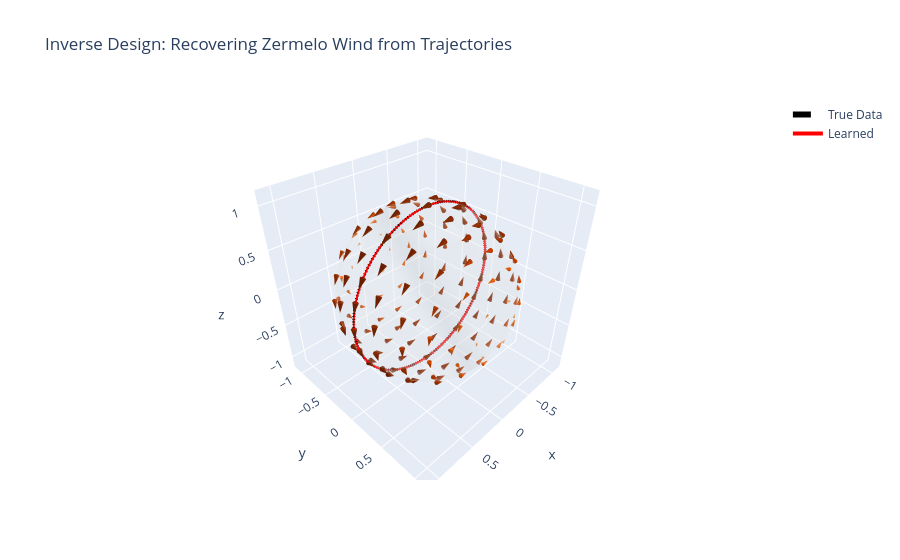

The cell this chart's notebook holds for it:
### Markdown cell above
## 6. Interactive 3D Visualization
We use Plotly to render the true data vs the learned paths, alongside the inferred wind field. Rotate the interactive render to verify that our `w_param` vector successfully induces the expected rotational drift!

### Code cell
learned_metric = make_metric(w_param)
learned_trajs = [
    solver.solve(learned_metric, s, e, n_steps=20) for s, e in zip(starts, ends)
]

fig = go.Figure()
pts, faces = generate_icosphere(radius=1.0, subdivisions=2)

# Plot sphere
fig.add_trace(
    go.Mesh3d(
        x=pts[:, 0],
        y=pts[:, 1],
        z=pts[:, 2],
        i=faces[:, 0],
        j=faces[:, 1],
        k=faces[:, 2],
        color="white",
        opacity=0.2,
        alphahull=0,
    )
)


# Plot Learned Wind
def get_wind(pt):
    H, W, lam = learned_metric.zermelo_data(pt)
    return W


learned_vecs = np.array(jax.vmap(get_wind)(pts))
fig.add_trace(
    go.Cone(
        x=pts[:, 0],
        y=pts[:, 1],
        z=pts[:, 2],
        u=learned_vecs[:, 0],
        v=learned_vecs[:, 1],
        w=learned_vecs[:, 2],
        sizemode="absolute",
        sizeref=0.3,
        colorscale="Oranges",
        showscale=False,
        name="Learned Wind",
    )
)

# Plot True vs Learned Paths
for i, (t_true, t_learn) in enumerate(zip(true_trajs, learned_trajs)):
    fig.add_trace(
        go.Scatter3d(
            x=t_true.xs[:, 0],
            y=t_true.xs[:, 1],
            z=t_true.xs[:, 2],
            mode="lines",
            line=dict(color="black", width=6, dash="dash"),
            name="True Data",
            showlegend=(i == 0),
        )
    )
    fig.add_trace(
        go.Scatter3d(
            x=t_learn.xs[:, 0],
            y=t_learn.xs[:, 1],
            z=t_learn.xs[:, 2],
            mode="lines",
            line=dict(color="red", width=4),
            name="Learned",
            showlegend=(i == 0),
        )
    )

fig.update_layout(
    title="Inverse Design: Recovering Zermelo Wind from Trajectories",
    scene=dict(aspectmode="data"),
)
fig.show()

### Figure 1 — Plotly figure (JSON) as saved in the notebook; plotly's stock layout.template omitted (floating-point values rounded to 4 significant figures; data arrays with more than 128 entries replaced by an {"elided": "..."} marker saying what was removed)
{"data": [{"alphahull": 0, "color": "white", "i": {"elided": "320 int values"}, "j": {"elided": "320 int values"}, "k": {"elided": "320 int values"}, "opacity": 0.2, "type": "mesh3d", "x": {"elided": "162 float values"}, "y": {"elided": "162 float values"}, "z": {"elided": "162 float values"}}, {"colorscale": [[0, "rgb(255,245,235)"], [0.125, "rgb(254,230,206)"], [0.25, "rgb(253,208,162)"], [0.375, "rgb(253,174,107)"], [0.5, "rgb(253,141,60)"], [0.625, "rgb(241,105,19)"], [0.75, "rgb(217,72,1)"], [0.875, "rgb(166,54,3)"], [1, "rgb(127,39,4)"]], "name": "Learned Wind", "showscale": false, "sizemode": "absolute", "sizeref": 0.3, "type": "cone", "u": {"elided": "162 float values"}, "v": {"elided": "162 float values"}, "w": {"elided": "162 float values"}, "x": {"elided": "162 float values"}, "y": {"elided": "162 float values"}, "z": {"elided": "162 float values"}}, {"line": {"color": "black", "dash": "dash", "width": 6}, "mode": "lines", "name": "True Data", "showlegend": true, "type": "scatter3d", "x": [1.0, 0.9983, 0.9928, 0.9828, 0.9673, 0.9451, 0.9151, 0.8764, 0.8286, 0.7719, 0.7071, 0.6357, 0.5598, 0.4816, 0.4033, 0.3268, 0.2535, 0.1845, 0.1198, 0.05879, 0.0], "y": [0.0, 1.073e-05, 2.166e-05, 3.186e-05, 4.021e-05, 4.724e-05, 5.52e-05, 6.58e-05, 7.813e-05, 8.891e-05, 9.415e-05, 9.142e-05, 8.08e-05, 6.43e-05, 4.426e-05, 2.333e-05, 5.559e-06, -5.223e-06, -8.116e-06, -5.374e-06, 0.0], "z": [0.0, -0.0588, -0.1198, -0.1844, -0.2535, -0.3267, -0.4032, -0.4816, -0.5599, -0.6358, -0.7071, -0.7719, -0.8286, -0.8764, -0.9151, -0.9451, -0.9673, -0.9828, -0.9928, -0.9983, -1.0]}, {"line": {"color": "red", "width": 4}, "mode": "lines", "name": "Learned", "showlegend": true, "type": "scatter3d", "x": [1.0, 0.9983, 0.9928, 0.9829, 0.9675, 0.9453, 0.9153, 0.8766, 0.8287, 0.772, 0.7071, 0.6356, 0.5596, 0.4813, 0.4029, 0.3263, 0.253, 0.184, 0.1194, 0.05858, 0.0], "y": [0.0, 1.601e-05, 3.081e-05, 4.357e-05, 5.312e-05, 6.011e-05, 6.697e-05, 7.56e-05, 8.518e-05, 9.249e-05, 9.376e-05, 8.688e-05, 7.246e-05, 5.297e-05, 3.094e-05, 8.99e-06, -8.736e-06, -1.813e-05, -1.821e-05, -1.119e-05, 0.0], "z": [0.0, -0.0586, -0.1194, -0.184, -0.253, -0.3262, -0.4028, -0.4813, -0.5596, -0.6357, -0.7071, -0.772, -0.8288, -0.8766, -0.9153, -0.9453, -0.9675, -0.9829, -0.9928, -0.9983, -1.0]}, {"line": {"color": "black", "dash": "dash", "width": 6}, "mode": "lines", "name": "True Data", "showlegend": false, "type": "scatter3d", "x": [0.0, 0.05878, 0.1198, 0.1845, 0.2535, 0.3268, 0.4033, 0.4816, 0.5598, 0.6357, 0.7071, 0.7719, 0.8286, 0.8764, 0.9151, 0.9451, 0.9673, 0.9828, 0.9928, 0.9983, 1.0], "y": [0.0, -2.259e-05, -3.697e-05, -3.709e-05, -2.169e-05, 4.163e-06, 3.131e-05, 5.184e-05, 6.253e-05, 6.434e-05, 6.019e-05, 5.197e-05, 3.918e-05, 2.026e-05, -3.771e-06, -2.809e-05, -4.629e-05, -5.323e-05, -4.656e-05, -2.72e-05, 0.0], "z": [1.0, 0.9983, 0.9928, 0.9828, 0.9673, 0.9451, 0.9151, 0.8764, 0.8286, 0.7719, 0.7071, 0.6358, 0.5598, 0.4816, 0.4033, 0.3268, 0.2536, 0.1845, 0.1198, 0.05883, 0.0]}, {"line": {"color": "red", "width": 4}, "mode": "lines", "name": "Learned", "showlegend": false, "type": "scatter3d", "x": [0.0, 0.05857, 0.1194, 0.184, 0.253, 0.3263, 0.4029, 0.4813, 0.5596, 0.6356, 0.7071, 0.772, 0.8288, 0.8766, 0.9153, 0.9453, 0.9674, 0.9829, 0.9928, 0.9983, 1.0], "y": [0.0, -2.166e-05, -3.538e-05, -3.407e-05, -1.616e-05, 1.302e-05, 4.369e-05, 6.732e-05, 8.033e-05, 8.353e-05, 7.976e-05, 7.096e-05, 5.657e-05, 3.509e-05, 7.729e-06, -2.005e-05, -4.133e-05, -5.055e-05, -4.524e-05, -2.65e-05, 0.0], "z": [1.0, 0.9983, 0.9928, 0.9829, 0.9675, 0.9453, 0.9153, 0.8766, 0.8288, 0.772, 0.7071, 0.6356, 0.5596, 0.4813, 0.4029, 0.3263, 0.2531, 0.1841, 0.1195, 0.05862, 0.0]}, {"line": {"color": "black", "dash": "dash", "width": 6}, "mode": "lines", "name": "True Data", "showlegend": false, "type": "scatter3d", "x": [-1.0, -0.9983, -0.9928, -0.9828, -0.9673, -0.9451, -0.9151, -0.8764, -0.8286, -0.7719, -0.7071, -0.6358, -0.5598, -0.4816, -0.4032, -0.3267, -0.2535, -0.1844, -0.1197, -0.05878, 0.0], "y": [0.0, 1.073e-05, 2.165e-05, 3.185e-05, 4.02e-05, 4.723e-05, 5.52e-05, 6.58e-05, 7.814e-05, 8.892e-05, 9.416e-05, 9.143e-05, 8.081e-05, 6.431e-05, 4.427e-05, 2.333e-05, 5.562e-06, -5.221e-06, -8.116e-06, -5.374e-06, 0.0], "z": [0.0, 0.05877, 0.1197, 0.1844, 0.2535, 0.3268, 0.4033, 0.4816, 0.5598, 0.6357, 0.7071, 0.7719, 0.8286, 0.8764, 0.9151, 0.9451, 0.9673, 0.9828, 0.9928, 0.9983, 1.0]}, {"line": {"color": "red", "width": 4}, "mode": "lines", "name": "Learned", "showlegend": false, "type": "scatter3d", "x": [-1.0, -0.9983, -0.9929, -0.9829, -0.9675, -0.9453, -0.9153, -0.8766, -0.8288, -0.772, -0.7071, -0.6357, -0.5596, -0.4813, -0.4028, -0.3262, -0.253, -0.184, -0.1194, -0.05857, 0.0], "y": [0.0, 5.376e-06, 1.256e-05, 2.041e-05, 2.751e-05, 3.425e-05, 4.302e-05, 5.567e-05, 7.123e-05, 8.606e-05, 9.566e-05, 9.705e-05, 8.993e-05, 7.613e-05, 5.772e-05, 3.721e-05, 1.881e-05, 6.512e-06, 1.13e-06, 4.712e-08, 0.0], "z": [0.0, 0.05855, 0.1194, 0.184, 0.253, 0.3263, 0.4029, 0.4812, 0.5596, 0.6356, 0.7071, 0.772, 0.8287, 0.8766, 0.9153, 0.9453, 0.9675, 0.9829, 0.9928, 0.9983, 1.0]}, {"line": {"color": "black", "dash": "dash", "width": 6}, "mode": "lines", "name": "True Data", "showlegend": false, "type": "scatter3d", "x": [0.0, -0.05878, -0.1197, -0.1844, -0.2535, -0.3267, -0.4032, -0.4815, -0.5598, -0.6357, -0.707, -0.7718, -0.8286, -0.8764, -0.9151, -0.9451, -0.9673, -0.9828, -0.9928, -0.9983, -1.0], "y": [0.0, 9.419e-06, 1.924e-05, 2.917e-05, 3.805e-05, 4.428e-05, 4.741e-05, 5.042e-05, 5.827e-05, 7.295e-05, 8.985e-05, 0.0001002, 9.79e-05, 8.362e-05, 6.4e-05, 4.716e-05, 3.732e-05, 3.234e-05, 2.641e-05, 1.544e-05, 0.0], "z": [-1.0, -0.9983, -0.9928, -0.9828, -0.9673, -0.9451, -0.9151, -0.8764, -0.8287, -0.7719, -0.7072, -0.6358, -0.5599, -0.4816, -0.4033, -0.3268, -0.2535, -0.1845, -0.1198, -0.05879, 0.0]}, {"line": {"color": "red", "width": 4}, "mode": "lines", "name": "Learned", "showlegend": false, "type": "scatter3d", "x": [0.0, -0.05857, -0.1194, -0.184, -0.253, -0.3262, -0.4028, -0.4812, -0.5595, -0.6356, -0.707, -0.7719, -0.8287, -0.8765, -0.9153, -0.9453, -0.9675, -0.9829, -0.9928, -0.9983, -1.0], "y": [0.0, 7.836e-06, 1.655e-05, 2.506e-05, 3.193e-05, 3.556e-05, 3.553e-05, 3.529e-05, 4.057e-05, 5.397e-05, 7.102e-05, 8.246e-05, 8.182e-05, 6.956e-05, 5.229e-05, 3.814e-05, 3.116e-05, 2.873e-05, 2.455e-05, 1.45e-05, 0.0], "z": [-1.0, -0.9983, -0.9928, -0.9829, -0.9675, -0.9453, -0.9153, -0.8766, -0.8288, -0.772, -0.7072, -0.6357, -0.5597, -0.4813, -0.4029, -0.3263, -0.253, -0.184, -0.1194, -0.05859, 0.0]}], "layout": {"scene": {"aspectmode": "data"}, "title": {"text": "Inverse Design: Recovering Zermelo Wind from Trajectories"}}}
